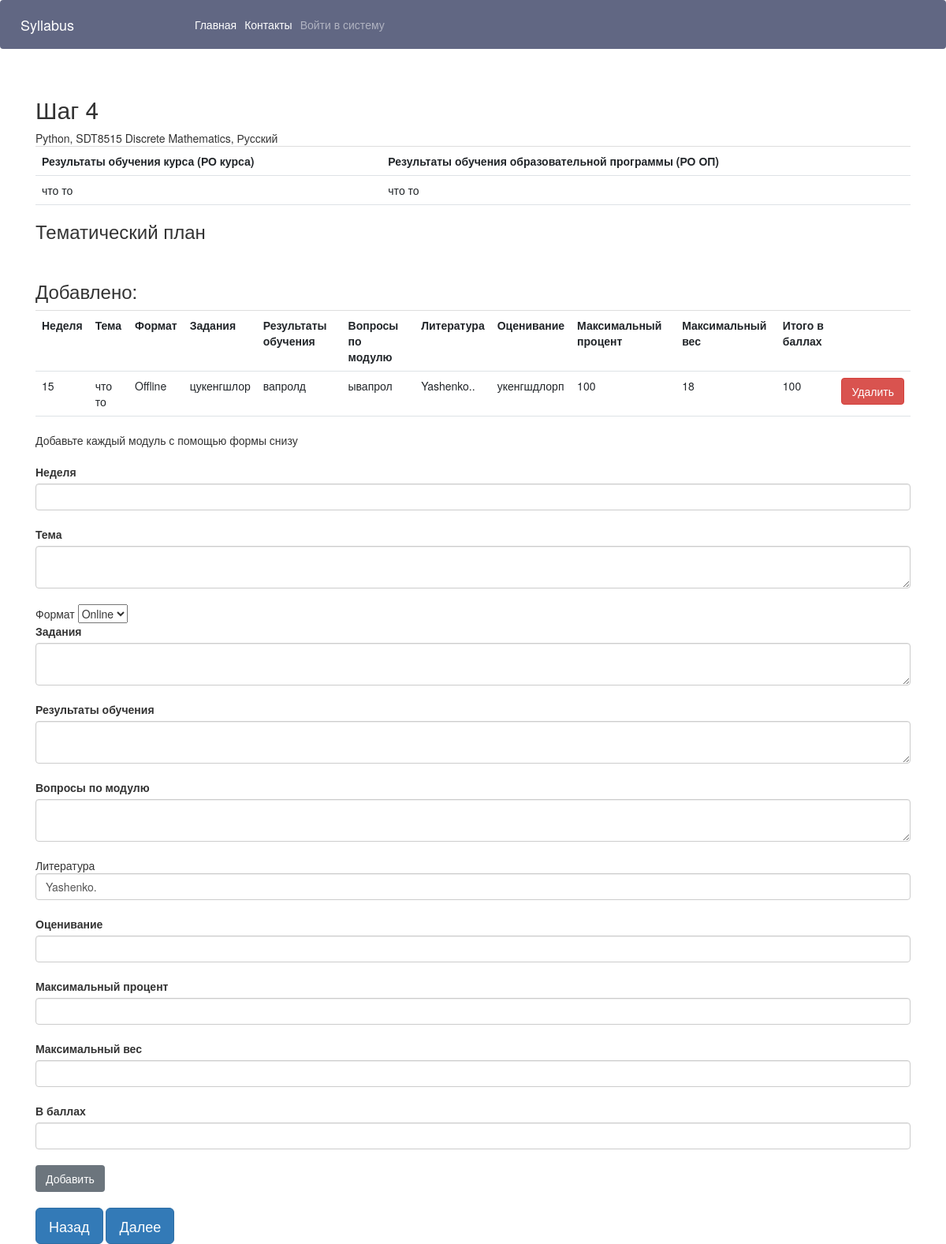
The page /add_module/44 on the database its author committed.
### syllabuses/models.py (models this page shows, shortened)
class Syllabus(models.Model):
    syllabus_name = models.CharField('Название силлабуса', max_length=255)
    course = models.ForeignKey(Course, on_delete=models.CASCADE, null=True, verbose_name='Дисциплина')
    training_level = models.ForeignKey(EduLevel, on_delete=models.CASCADE, null=True, verbose_name='Уровень обучения')
    language_of_education = models.ForeignKey(Language, on_delete=models.CASCADE, null=True, verbose_name='Язык обучения')
    proficiency_level = models.ForeignKey(Proficiency, on_delete=models.CASCADE, null=True, verbose_name='Уровень владения языком')
    total_hours = models.IntegerField('Всего часов', null=True)
    classroom_hours = models.IntegerField('Классных часов', null=True)
    semester=models.IntegerField('Семестр', null=True)
    ects = models.IntegerField('ects кредиты', null=True)
    iw_hours = models.IntegerField('СРОП часов', null=True)
    prerequisites = models.TextField('Пререквизиты', blank=False)
    format_of_training = models.ForeignKey(Format,on_delete=models.CASCADE, null=True, verbose_name='Формат обучения')
    edu_programms = models.TextField('Образовательные программы', blank=False)
    time_place = models.TextField('Время и место проведения',blank=False)
    instructor = models.ForeignKey(CustomUser, on_delete=models.CASCADE, blank=True, verbose_name='Инструктор/Преподаватель')
    course_objective = models.TextField('Цель курса',blank=False)
    document = models.FileField('Файл', null=True, blank=True)
    agreed_with = models.ForeignKey(Director, on_delete=models.CASCADE, null=True, verbose_name='Согласовывает: ')
    status = models.ForeignKey(Status, on_delete=models.CASCADE, null=True)
    course_philosophy = models.TextField('Философия курса', blank=False)
    course_etics = models.TextField('Политика курса', blank=False)
    asu = models.BooleanField('На основе ASU', default=0)
    def __str__(self):
        return f"{self.syllabus_name}, {self.course}, {self.language_of_education}"

class Course(models.Model):
    name = models.CharField('Название дисциплины', max_length=255)
    code = models.CharField('Код', max_length=255)
    def __str__(self):
        return f"{self.code} {self.name}"

class Language(models.Model):
    title = models.CharField('Язык', max_length=255)
    def __str__(self):
        return f"{self.title}"

class CourseLO(models.Model):
    syllabus = models.ForeignKey(Syllabus, on_delete=models.CASCADE, null=True, verbose_name='Силлабус')
    type = models.BooleanField('Тип РО', default=0)
    info = models.TextField('Результаты обучения', blank=False)

class Module(models.Model):
    syllabus = models.ForeignKey(Syllabus, on_delete=models.CASCADE, null=True)
    week = models.IntegerField('Неделя', null=True)
    theme = models.TextField('Тема', blank=False)
    format = models.ForeignKey(Format, on_delete=models.CASCADE, null=True)
    tasks = models.TextField('Задания', blank=False)
    course_lo = models.TextField('Результаты обучения', blank=False)
    questions = models.TextField('Вопросы по модулю', blank=False)
    literature = models.ForeignKey(LiteratureInSyllabus, on_delete=models.CASCADE, null=True)
    grading = models.TextField('Оценивание', blank=False)
    max_percent = models.IntegerField('Максимальный процент', null=True)
    max_weight = models.IntegerField('Максимальный вес', null=True)
    total_in_points = models.IntegerField('В баллах', null=True)

class Format(models.Model):
    type = models.CharField('формат', max_length=255)
    def __str__(self):
        return f"{self.type}"

class LiteratureInSyllabus(models.Model):
    syllabus = models.ForeignKey(Syllabus, on_delete=models.CASCADE, null=True, verbose_name='Силлабус')
    literature = models.ForeignKey(Literature, on_delete=models.CASCADE, null=True, verbose_name='Литература')
    mandatory = models.BooleanField('Обязательная', default=0)
    def __str__(self):
        return f"{self.literature}."

class Literature(models.Model):
    course = models.ForeignKey(Course, on_delete=models.CASCADE, null=True, verbose_name='Дисциплина', related_name='literature_set')
    title = models.TextField('Название', blank=False)
    syllabus = models.ForeignKey(Syllabus, on_delete=models.CASCADE, null=True, verbose_name='Силлабус', related_name='literature_set')
    def __str__(self):
        return f"{self.title}."

### syllabuses/views.py (the view, shortened to what this page needs)
# urls.py: path('add_module/<int:syllabus_id>', add_module, name="add_module"),
def add_module(request, syllabus_id: int):
    syllabus = Syllabus.objects.get(pk=syllabus_id)
    return render(request, 'syllabuses/add_module.html',
                  {
                      'syllabus': syllabus,
                      'literatures': LiteratureInSyllabus.objects.filter(syllabus=syllabus),
                      'formats': Format.objects.all(),
                      'modules': Module.objects.filter(syllabus=syllabus).order_by('week'),
                      'lo11': CourseLO.objects.get(syllabus=syllabus, type=True),
                      'lo22': CourseLO.objects.get(syllabus=syllabus, type=False),
                    })

### syllabuses/templates/syllabuses/add_module.html (shortened to what this page needs)
{% extends 'syllabuses/base.html' %}
{% block content %}
<div class="container">
<br/>
<h2>Шаг 4</h2>{{syllabus}}
<table class="table">
  <tr>
    <th>Результаты обучения курса (РО курса)</th>
    <th>Результаты обучения образовательной программы (РО ОП)</th>
  </tr>
  <tr>
    <td>{{lo11.info}}</td>
    <td>{{lo22.info}}</td>
  </tr>
</table>
<h3>Тематический план</h3>
<br>
<h3>Добавлено:</h3>
<table class="table">
  <tr>
    <th>Неделя</th>
    <th>Тема</th>
    <th>Формат</th>
    <th>Задания</th>
    <th>Результаты обучения</th>
    <th>Вопросы по модулю</th>
    <th>Литература</th>
    <th>Оценивание</th>
    <th>Максимальный процент</th>
    <th>Максимальный вес</th>
    <th>Итого в баллах</th>
    <th></th>
  </tr>
  {% for module in modules %}
    <tr>
      <td>{{ module.week }}</td>
      <td>{{ module.theme }}</td>
      <td>{{ module.format }}</td>
      <td>{{ module.tasks }}</td>
      <td>{{ module.course_lo }}</td>
      <td>{{ module.questions }}</td>
      <td>{{ module.literature }}</td>
      <td>{{ module.grading }}</td>
      <td>{{ module.max_percent }}</td>
      <td>{{ module.max_weight }}</td>
      <td>{{ module.total_in_points }}</td>
      <td>
        <form method="POST" action="{% url 'delete_module' pk=module.id syllabus_id=syllabus.id %}">
          <button type="submit" class="btn btn-danger">Удалить</button>
        </form>
      </td>
    </tr>
  {% endfor %}
</table>
Добавьте каждый модуль с помощью формы снизу
<br/>
<br/>
<form method="post" id="module-form">
    <label>Неделя</label>
    <input class="form-control" type="number" name="week" form = "module-form">
    <br/>
    <label>Тема</label>
    <textarea class="form-control" name="theme" form = "module-form"></textarea>
    <br/>
    Формат
    <select class="form-input" form = "module-form" name="format">
        {% for f in formats %}
        <option value={{f.id}}>{{f.type}}</option>
        {% endfor %}
    </select>
    <br/>
    <label>Задания</label>
    <textarea class="form-control" name="tasks" form = "module-form"></textarea>
    <br/>
    <label>Результаты обучения</label>
    <textarea class="form-control" name="lo" form = "module-form"></textarea>
    <br/>
    <label>Вопросы по модулю</label>
    <textarea class="form-control" name="questions" form = "module-form"></textarea>
    <br/>
    Литература
    <select class="form-control" form = "module-form" name="liter">
        {% for literature in literatures %}
        <option value={{literature.id}}>{{literature.literature}}</option>
        {% endfor %}
    </select>
    <br/>
    <label>Оценивание</label>
    <input class="form-control" type="text" name="grading" form = "module-form">
    <br/>
    <label>Максимальный процент</label>
    <input class="form-control" type="number" name="maxpercent" form = "module-form">
    <br/>
    <label>Максимальный вес</label>
    <input class="form-control" type="number" name="maxvalue" form = "module-form">
    <br/>
    <label>В баллах</label>
    <input class="form-control" type="number" name="total_in_points" form = "module-form">
    <br/>
    <button class="btn btn-secondary" type="submit">Добавить</button>
</form>
<br/>
<a href="{% url 'next_step' syllabus.id %}" class="btn btn-primary btn-lg">Назад</a>
<a href="{% url 'add_policy' syllabus.id %}" class="btn btn-primary btn-lg">Далее</a>
</div>
{% endblock %}

### rows shown on the page
Syllabus: syllabus_name+course+language_of_education "Python, SDT8515 Discrete Mathematics, Русский"
CourseLO: info "что то"
CourseLO: info "что то"
Module: week "15", theme "что то", format "Offline", tasks "цукенгшлор", course_lo "вапролд", questions "ывапрол", literature "Yashenko..", grading "укенгшдлорп", max_percent "100", max_weight "18", total_in_points "100"

### other values the page prints
form field format "Online"
form field liter "Yashenko."
